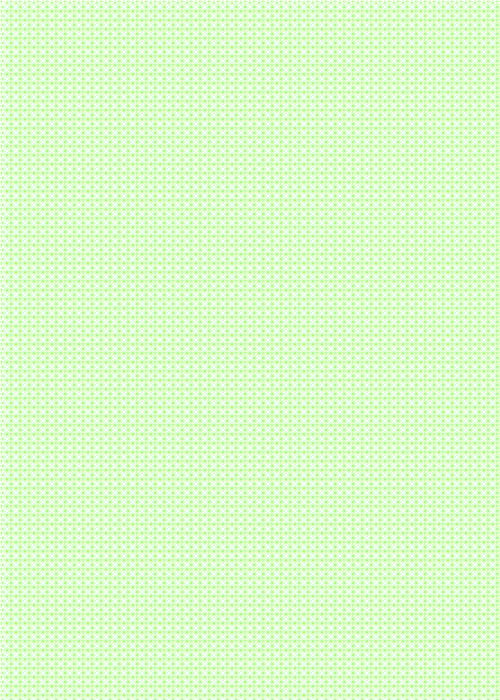
Frame 1 (no input)
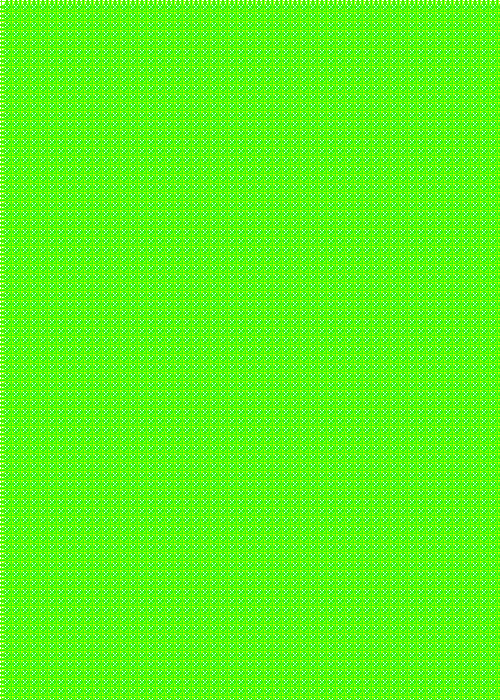
Frame 60 (the mouse pressed at the canvas centre just before this capture)
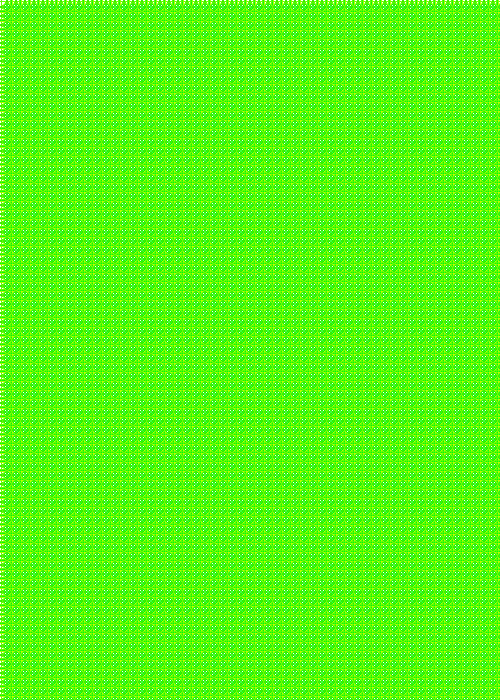
Frame 120 (the mouse held since frame 60 and released just before this capture)

The Processing sketch that drew these frames (run headless with seeded random() and noise(); from frame 60 on, the mouse is pressed at the canvas centre):

// Processing sketch: processing_81850
// ── processing_81850.pde

 void setup ()

{
 size(500,700);
 background(255);
 smooth();
}

void draw (){
 
for (int posx = 2; posx<= 572; posx = posx+9)

for (int posy = 2; posy<= 772; posy = posy+9)

 




{
noFill();
 strokeWeight(0);
  stroke(250,11,3,20);
ellipse(posx,posy,10,10);

  strokeWeight(0);
  stroke(2,250,10);
ellipse(posx,posy,19,19);
 strokeWeight(0);
  stroke(187,250,3);
ellipse(posx,posy,20,20);

 strokeWeight(0);
  stroke(40,250,3);
ellipse(posx,posy,10,10);






}



}
